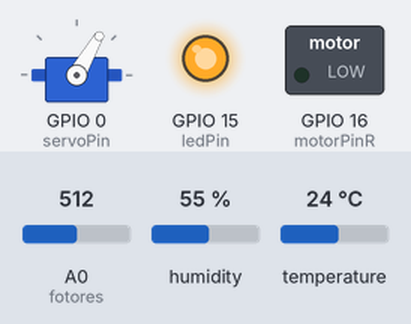
Simulated run of this sketch. Board: ESP8266 (NodeMCU). Shown: servo, switched loads named in the sketch (green lamp = pin HIGH), output pins drawn as LEDs (lit = HIGH). Inputs (shaded band) come from the test bench; at power-on: humidity 55 %, A0 (fotores) = 512, temperature 24 °C. WiFi joins after 1.5 s; servers stay silent unless stated; uploads are accepted with an empty reply; what the sketch prints to the serial monitor is not drawn.

Above: at 2.7 s.
2.8 s: humidity set to 64 %
5.5 s: humidity set to 67 %
At 8.3 s:
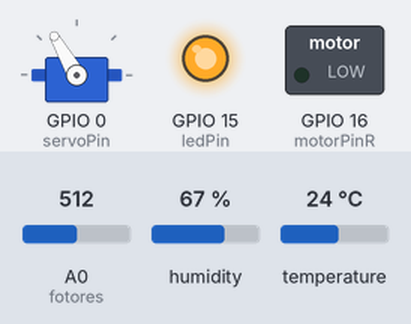
8.8 s: A0 (fotores) set to 272
11.5 s: A0 (fotores) set to 241
At 14.0 s:
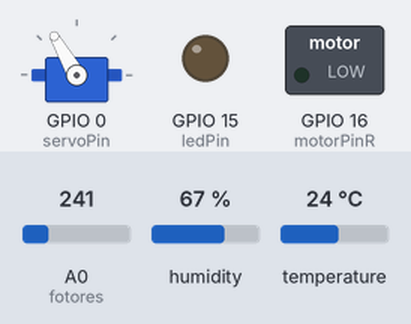
14.8 s: temperature set to 26 °C
At 17.5 s:
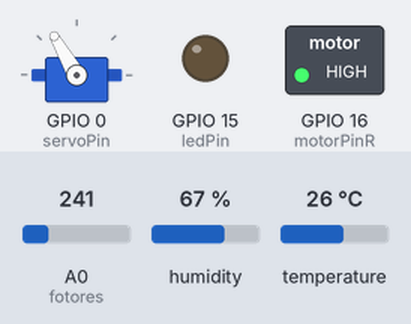
17.8 s: A0 (fotores) set to 306
At 19.9 s:
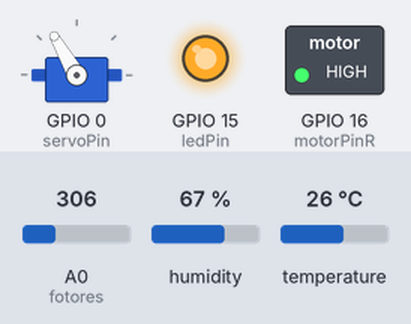
Timing chart, 0 to 21.4 s (numbered marks = the images above; inputs shaded):
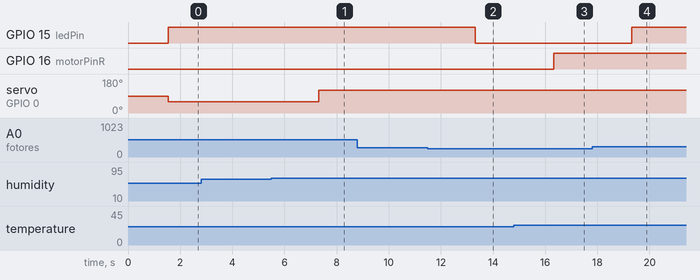

The sketch:

Proyecto.ino
```cpp
#include "ESP8266WiFi.h"
#include <WiFiClient.h>
#include <Servo.h>

int fotores = A0;
int ledPin = 15;
int servoPin = 0;
int motorPinR = 16;
int motorPinL = 5;

#include <DHT.h>

// Definimos el pin digital donde se conecta el sensor
#define DHTPIN 4
// Dependiendo del tipo de sensor
#define DHTTYPE DHT11

DHT dht(DHTPIN, DHTTYPE);

Servo servo;

unsigned long previousMillis = 0;

//-------------------VARIABLES Necesarias para conexión--------------------------
int contconexion = 0;

const char *ssid = "iPhone";
const char *pass = "12345678";


char host[48];
String strhost = "172.20.10.7";
String strurl = "/enviardatos.php";


float tempSum, humSum, lightSum, startLight= 0, startTemp = 0, startHum = 0, relTemp, relHum, relLight;
int tempCount, humCount, lightCount;


//--------------------------------------------------------------------------------


//-------Función para Enviar Datos a la Base de Datos SQL--------

String enviardatos(String datos) {
  String linea = "error";
  WiFiClient client;
  strhost.toCharArray(host, 49);
  if (!client.connect(host, 80)) {
    Serial.println("Fallo de conexion");
    return linea;
  }

  client.print(String("POST ") + strurl + " HTTP/1.1" + "\r\n" +
               "Host: " + strhost + "\r\n" +
               "Accept: */*" + "*\r\n" +
               "Content-Length: " + datos.length() + "\r\n" +
               "Content-Type: application/x-www-form-urlencoded" + "\r\n" +
               "\r\n" + datos);
  delay(10);

  Serial.print("Enviando datos a SQL...");

  unsigned long timeout = millis();
  while (client.available() == 0) {
    if (millis() - timeout > 5000) {
      Serial.println("Cliente fuera de tiempo!");
      client.stop();
      return linea;
    }
  }
  // Lee todas las lineas que recibe del servidro y las imprime por la terminal serial
  while(client.available()){
    linea = client.readStringUntil('\r');
  }
  Serial.println(linea);
  return linea;
}
void setup()
{
  Serial.begin(9600);

  pinMode(fotores, INPUT);
  pinMode(ledPin, OUTPUT);
  pinMode(motorPinR, OUTPUT);
  servo.attach(servoPin);

  // Conexión WIFI
   delay(10);
   Serial.println("Connecting to ");
   Serial.println(ssid);
   WiFi.begin(ssid, pass);

int tries = 0;

  while (WiFi.status() != WL_CONNECTED && tries<20)
 {
        delay(500);
        Serial.print(".");
        tries++;
 }
  Serial.println("");
  Serial.println("WiFi connected");

  dht.begin();

}


void loop()
{


  // Leemos la humedad relativa
  float hum = dht.readHumidity();
  // Leemos la temperatura en grados centígrados (por defecto)
  float temp = dht.readTemperature();

  float light = analogRead(fotores);

  tempSum+=temp;
  humSum+=hum;
  lightSum+=light;

  tempCount++;
  humCount++;
  lightCount++;

    if(startHum>0 && startTemp>0 && startLight>0){

    relHum = ((humSum/humCount)/startHum)*100;
    relTemp = ((tempSum/tempCount)/startTemp)*100;
    relLight = ((lightSum/lightCount)/startLight)*100;


  }


  if(relTemp > 101){
    digitalWrite(motorPinR, HIGH);
    digitalWrite(motorPinL, HIGH);
  } else {
    digitalWrite(motorPinR, LOW);
    digitalWrite(motorPinL, LOW);
  }

  if(relHum > 120){
    servo.write(120);

  } else {
    servo.write(60);
  }

  if(relLight < 50){
    digitalWrite(ledPin, LOW);
  } else {
    digitalWrite(ledPin, HIGH);
  }

  if(startHum == 0 && hum > 0){
    startHum = hum;
  }

  if(startTemp == 0 && temp > 0){
    startTemp = temp;
  }

  if(startLight == 0 && light > 0){
    startLight = light;
  }

  unsigned long currentMillis = millis();

  if (currentMillis - previousMillis >= 3000) { //envia la temperatura cada 10 segundos
    previousMillis = currentMillis;
     Serial.print("Humdity = ");
  Serial.print(humSum/humCount); //Displays the integer bits of humidity;
  Serial.print("% (");
  Serial.print(relHum);
  Serial.print("%)\t");
  Serial.print("Temperature = ");
  Serial.print(tempSum/tempCount);
  Serial.print("°C (");
  Serial.print(relTemp); //Displays the integer bits of temperature;
  Serial.print("%)\t");
  Serial.print("Light: ");
  Serial.print(light);
  Serial.print("mV (");
  Serial.println(relLight);
  Serial.println("%)\n");


    enviardatos("&Luz=" + String(light/10, 2)+"&Temperatura=" + String(tempSum/tempCount, 2) + "&Humedad=" + String(humSum/humCount, 2) );
    tempSum = humSum = lightSum = tempCount = humCount = lightCount = 0;
  }
}
```

Measured:
- the behaviour switches between 65 and 66 % on humidity (found by bisection; images 0 and 1)
- the behaviour switches between 256 and 255 on A0 (fotores) (found by bisection; images 1 and 2)
- the behaviour switches between 24 and 25 °C on temperature (found by bisection; images 2 and 3)
- after the input at 2.8 s, every drawn part: stays the same
- after the input at 5.5 s, servo on GPIO 0 (servoPin): 60° → 120° after 1.8 s
- after the input at 8.8 s, every drawn part: stays the same
- after the input at 11.5 s, GPIO 15 (ledPin): HIGH → LOW after 1.8 s
- after the input at 14.8 s, GPIO 16 (motorPinR): LOW → HIGH after 1.5 s
- after the input at 17.8 s, GPIO 15 (ledPin): LOW → HIGH after 1.5 s
